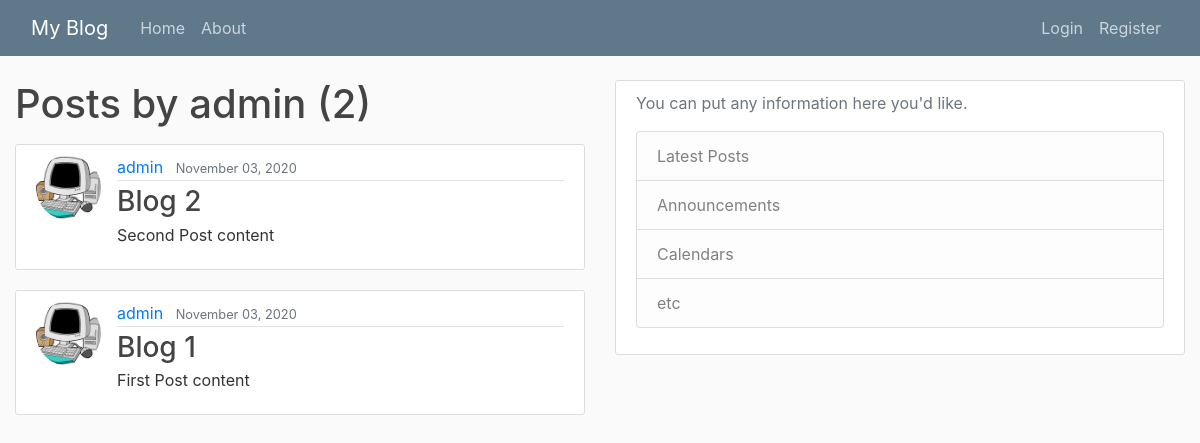
/user/admin, run on an earlier commit of the app's database.
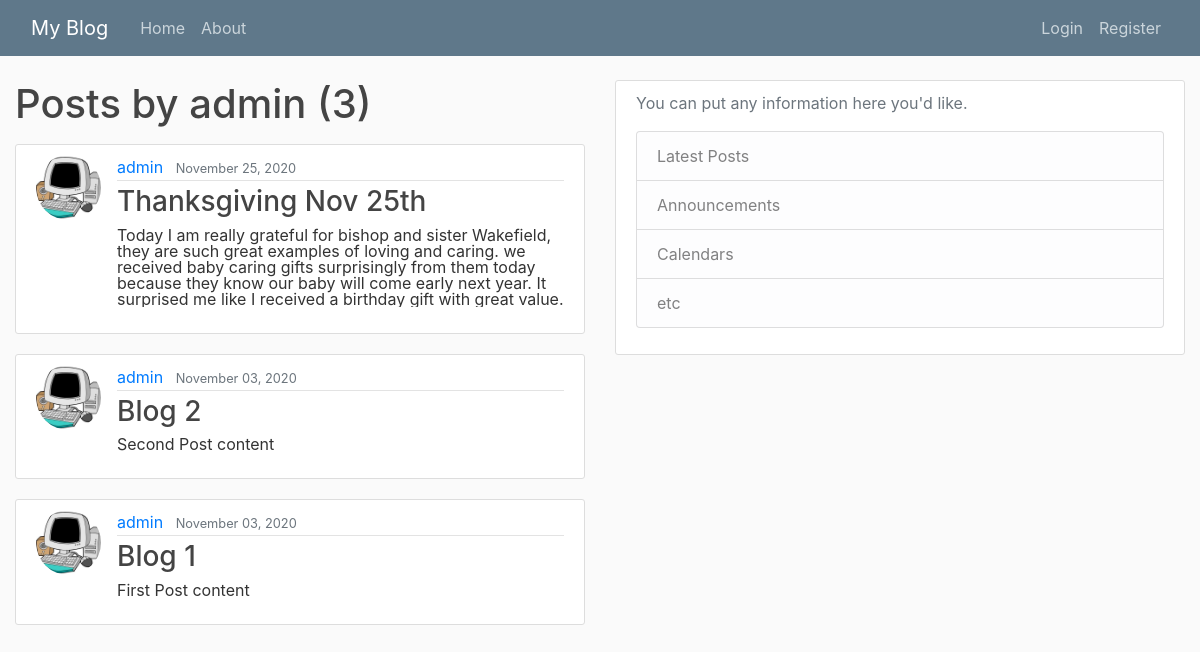
And on a later commit of the database.
### blog/models.py (models this page shows, shortened)
class Post(models.Model):
    title = models.CharField(max_length=100)
    content = models.TextField()
    date_posted = models.DateTimeField(default=timezone.now)
    author = models.ForeignKey(User, on_delete=models.CASCADE)

### users/models.py (models this page shows, shortened)
class Profile(models.Model):
    user = models.OneToOneField(User, on_delete=models.CASCADE)
    image = models.ImageField(default='default.jpg', upload_to='profile_pics')

### blog/views.py (the view)
# urls.py: path('user/<str:username>', UserPostListView.as_view(), name='user-posts'),
class UserPostListView(ListView):
    model = Post
    template_name = 'blog/user_posts.html' # <app>/<model>_<viewtype>.html
    context_object_name = 'posts' # the default name is object
    paginate_by = 5 #2 per page
    def get_queryset(self):
        user = get_object_or_404(User, username=self.kwargs.get('username'))
        return Post.objects.filter(author=user).order_by('-date_posted')

### blog/templates/blog/user_posts.html (shortened to what this page needs)
{% extends "blog/base.html" %}
    {% block content %}
        <h1 class="mb-3">Posts by {{ view.kwargs.username }} ({{ page_obj.paginator.count }})</h1>
    {% for post in posts %}
     <article class="media content-section">
         <img class="rounded-circle article-img" src="{{ post.author.profile.image.url }}">
          <div class="media-body">
            <div class="article-metadata">
              <a class="mr-2" href="{% url 'user-posts' post.author.username %}">{{ post.author }}</a>
              <small class="text-muted">{{ post.date_posted|date:"F d, Y" }}</small>
            </div>
            <h3><a class="article-title" href="{% url 'post-detail' post.id %}">{{ post.title }}</a></h3>
            <p style="
            line-height: 1em;
            max-height: 5em;
            overflow:hidden" class="article-content">{{ post.content }}</p>
          </div>
        </article>
    {% endfor %}
{% endblock %}

What changed in the data, as far as the page shows it:
added Post: author.profile.image (picture), author "admin", date_posted "November 25, 2020", title "Thanksgiving Nov 25th", content "Today I am really grateful for bishop and sister Wakefield, they are such great examples of loving and caring. we received baby caring gifts surprisingly from them today because they know our baby will come early next year. It surprised me like I received a birthday gift with great value.…"
Also different on the page:
{{ page_obj.paginator.count }}: "2" → "3"
